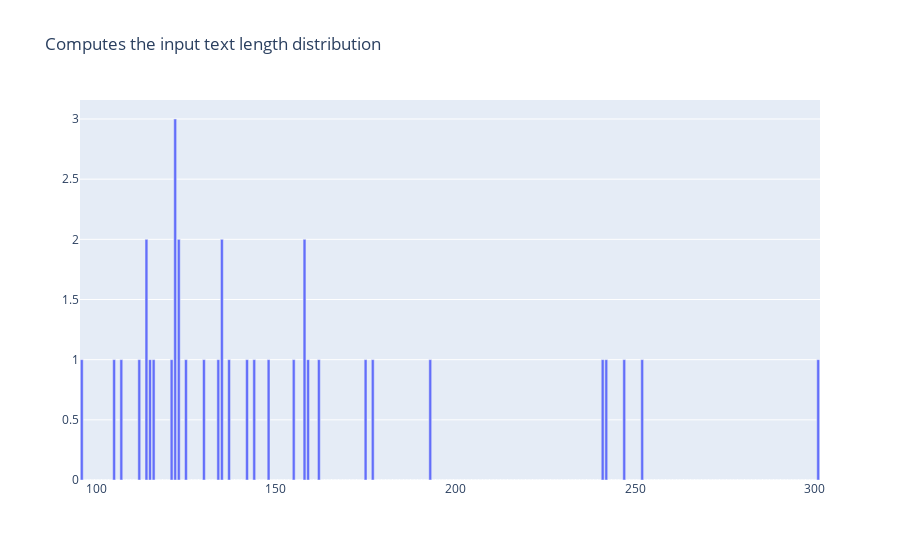

Notebook code for this chart:
### Markdown cell above
Another interesting metric is the distribution by text length:

### Code cell
from argilla.metrics.commons import text_length

text_length("banking_sentiment_zs_gpt3").visualize()

### Figure 1 — Plotly figure (JSON) as saved in the notebook; plotly's stock layout.template omitted (floating-point values rounded to 4 significant figures; data arrays with more than 128 entries replaced by an {"elided": "..."} marker saying what was removed)
{"data": [{"type": "bar", "x": {"elided": "206 int values"}, "y": {"elided": "206 int values"}}], "layout": {"autosize": true, "title": {"text": "Computes the input text length distribution"}, "xaxis": {"autorange": true, "range": [95.5, 301.5], "showspikes": false, "title": {"text": ""}, "type": "linear"}, "yaxis": {"autorange": true, "range": [0, 3.158], "showspikes": false, "title": {"text": ""}, "type": "linear"}}}
